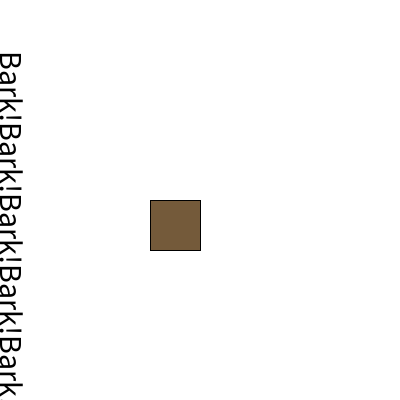
Frame 1 (no input)
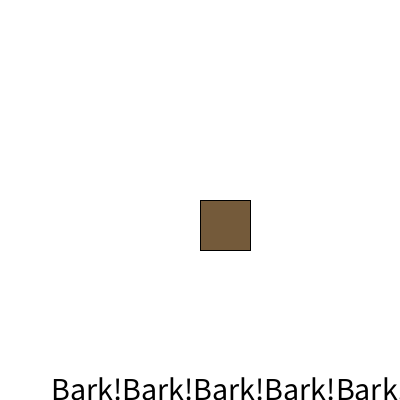
Frame 60 (the mouse pressed at the canvas centre just before this capture)
Frame 120 (the mouse held since frame 60 and released just before this capture): identical to frame 60, image omitted

The Processing sketch that drew these frames (run headless with seeded random() and noise(); from frame 60 on, the mouse is pressed at the canvas centre):

// Processing sketch: dog_code_commands
// ── dog_code_commands.pde
/*
This program is a advanced dog simulator designed to teach military-grade functions
Your mission: Make the dog do the following in order using only function calls in Draw:
1. Shake
2. Bark 4 times
3. Roll over
4. Fetch a chew toy and print it out
5. Draw a dog of size 50
*/
String dogName="Dog";

void setup() {
  size(400,400);
  frameRate(4);
}
void draw() {
  background(255);
//!!!Put your dog commands here!!!
  RollOver();
  DrawDog(50);
  Bark(40);
  println(Fetch(2));
  ShakeHand();
}
void ShakeHand() {
  println(dogName+" shakes your hand");
}

//*make the dog bark the same number of times as the parameter
void Bark(int numberOfBarks) {
  fill(0);
  textSize(32);
  String barkString ="";
  for (int i=0;i<numberOfBarks;i++) {
    barkString+="Bark!";
    println(dogName+" Barks!");
  }
  text(barkString,-150,200);
}

//Draws the dog with a size
void DrawDog (int dogSize) {
  fill(#745a3a);
  rect(0,0,dogSize,dogSize);
}

//rolls the dog around
int dogRoll=0;

void RollOver() {
   translate(200,200);
    if (dogRoll!=360) {
     dogRoll+=90;
     rotate(radians(dogRoll));
    }
    else {
      dogRoll=0;
    }
}

String[] toys={"ball","chew toy","fluffy bunny","disc"};
//Gets a toy from the toy box
String Fetch(int indexOfToy) {
  println(dogName+" fetches you a "+toys[indexOfToy]);
  return toys[indexOfToy];
}
